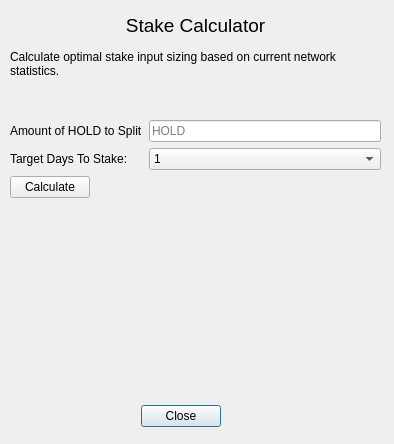
<?xml version="1.0" encoding="UTF-8"?>
<ui version="4.0">
 <class>calcDialog</class>
 <widget class="QDialog" name="calcDialog">
  <property name="geometry">
   <rect>
    <x>0</x>
    <y>0</y>
    <width>394</width>
    <height>444</height>
   </rect>
  </property>
  <property name="windowTitle">
   <string>Stake Calculator</string>
  </property>
  <widget class="QDialogButtonBox" name="buttonBox">
   <property name="geometry">
    <rect>
     <x>100</x>
     <y>400</y>
     <width>161</width>
     <height>32</height>
    </rect>
   </property>
   <property name="sizePolicy">
    <sizepolicy hsizetype="Maximum" vsizetype="Fixed">
     <horstretch>0</horstretch>
     <verstretch>0</verstretch>
    </sizepolicy>
   </property>
   <property name="orientation">
    <enum>Qt::Horizontal</enum>
   </property>
   <property name="standardButtons">
    <set>QDialogButtonBox::Close</set>
   </property>
   <property name="centerButtons">
    <bool>true</bool>
   </property>
  </widget>
  <widget class="QLabel" name="label">
   <property name="geometry">
    <rect>
     <x>10</x>
     <y>10</y>
     <width>371</width>
     <height>31</height>
    </rect>
   </property>
   <property name="font">
    <font>
     <pointsize>14</pointsize>
    </font>
   </property>
   <property name="text">
    <string>Stake Calculator</string>
   </property>
   <property name="scaledContents">
    <bool>false</bool>
   </property>
   <property name="alignment">
    <set>Qt::AlignCenter</set>
   </property>
  </widget>
  <widget class="QLabel" name="label_2">
   <property name="geometry">
    <rect>
     <x>10</x>
     <y>50</y>
     <width>371</width>
     <height>51</height>
    </rect>
   </property>
   <property name="lineWidth">
    <number>1</number>
   </property>
   <property name="text">
    <string>Calculate optimal stake input sizing based on current network statistics.</string>
   </property>
   <property name="alignment">
    <set>Qt::AlignLeading|Qt::AlignLeft|Qt::AlignTop</set>
   </property>
   <property name="wordWrap">
    <bool>true</bool>
   </property>
  </widget>
  <widget class="QWidget" name="verticalLayoutWidget">
   <property name="geometry">
    <rect>
     <x>10</x>
     <y>270</y>
     <width>371</width>
     <height>121</height>
    </rect>
   </property>
   <layout class="QVBoxLayout" name="verticalLayout">
    <item>
     <widget class="QLabel" name="avgWeightResult">
      <property name="lineWidth">
       <number>1</number>
      </property>
      <property name="text">
       <string/>
      </property>
      <property name="alignment">
       <set>Qt::AlignJustify|Qt::AlignTop</set>
      </property>
      <property name="wordWrap">
       <bool>true</bool>
      </property>
     </widget>
    </item>
   </layout>
  </widget>
  <widget class="QWidget" name="formLayoutWidget">
   <property name="geometry">
    <rect>
     <x>10</x>
     <y>120</y>
     <width>371</width>
     <height>111</height>
    </rect>
   </property>
   <layout class="QFormLayout" name="formLayout">
    <item row="1" column="0">
     <widget class="QLabel" name="label_3">
      <property name="text">
       <string>Target Days To Stake:</string>
      </property>
     </widget>
    </item>
    <item row="1" column="1">
     <widget class="QComboBox" name="comboBoxTargetDays">
      <item>
       <property name="text">
        <string>1</string>
       </property>
      </item>
      <item>
       <property name="text">
        <string>2</string>
       </property>
      </item>
      <item>
       <property name="text">
        <string>3</string>
       </property>
      </item>
      <item>
       <property name="text">
        <string>4</string>
       </property>
      </item>
      <item>
       <property name="text">
        <string>5</string>
       </property>
      </item>
      <item>
       <property name="text">
        <string>6</string>
       </property>
      </item>
      <item>
       <property name="text">
        <string>7</string>
       </property>
      </item>
      <item>
       <property name="text">
        <string>8</string>
       </property>
      </item>
      <item>
       <property name="text">
        <string>9</string>
       </property>
      </item>
      <item>
       <property name="text">
        <string>10</string>
       </property>
      </item>
      <item>
       <property name="text">
        <string>15</string>
       </property>
      </item>
      <item>
       <property name="text">
        <string>20</string>
       </property>
      </item>
      <item>
       <property name="text">
        <string>25</string>
       </property>
      </item>
      <item>
       <property name="text">
        <string>30</string>
       </property>
      </item>
     </widget>
    </item>
    <item row="0" column="1">
     <widget class="QLineEdit" name="blockSizeEdit">
      <property name="placeholderText">
       <string>HOLD</string>
      </property>
     </widget>
    </item>
    <item row="0" column="0">
     <widget class="QLabel" name="label_4">
      <property name="text">
       <string>Amount of HOLD to Split</string>
      </property>
     </widget>
    </item>
    <item row="2" column="0">
     <widget class="QPushButton" name="pushButton">
      <property name="text">
       <string>Calculate</string>
      </property>
     </widget>
    </item>
   </layout>
  </widget>
 </widget>
 <resources/>
 <connections>
  <connection>
   <sender>buttonBox</sender>
   <signal>accepted()</signal>
   <receiver>calcDialog</receiver>
   <slot>accept()</slot>
   <hints>
    <hint type="sourcelabel">
     <x>248</x>
     <y>254</y>
    </hint>
    <hint type="destinationlabel">
     <x>157</x>
     <y>274</y>
    </hint>
   </hints>
  </connection>
  <connection>
   <sender>buttonBox</sender>
   <signal>rejected()</signal>
   <receiver>calcDialog</receiver>
   <slot>reject()</slot>
   <hints>
    <hint type="sourcelabel">
     <x>316</x>
     <y>260</y>
    </hint>
    <hint type="destinationlabel">
     <x>286</x>
     <y>274</y>
    </hint>
   </hints>
  </connection>
 </connections>
</ui>
